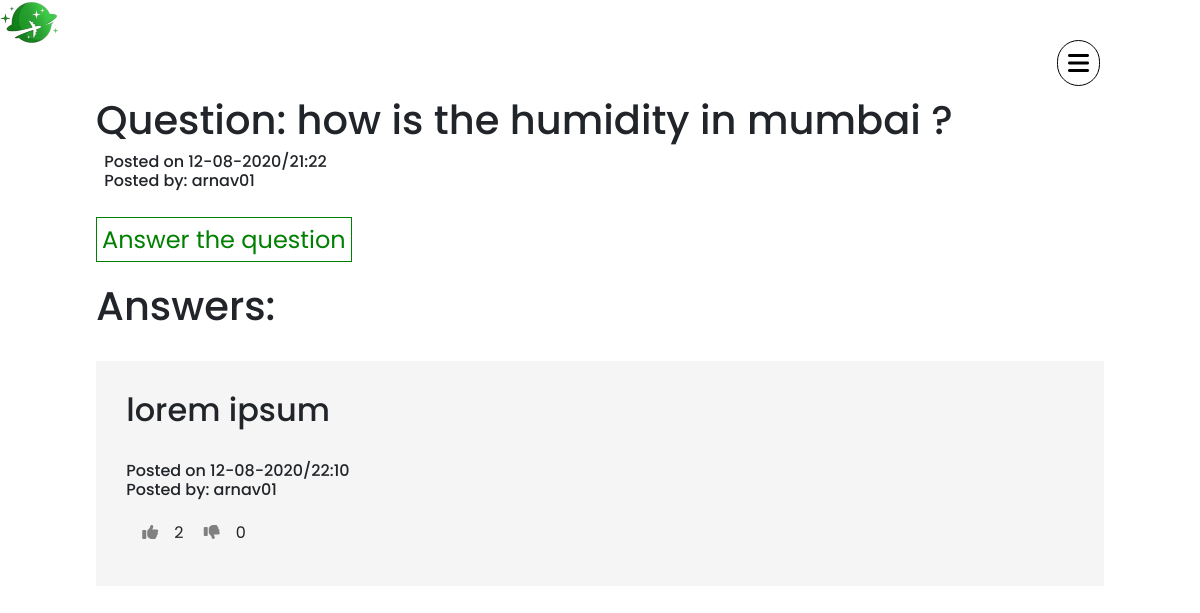
/2/singleq, run on an earlier commit of the app's database.
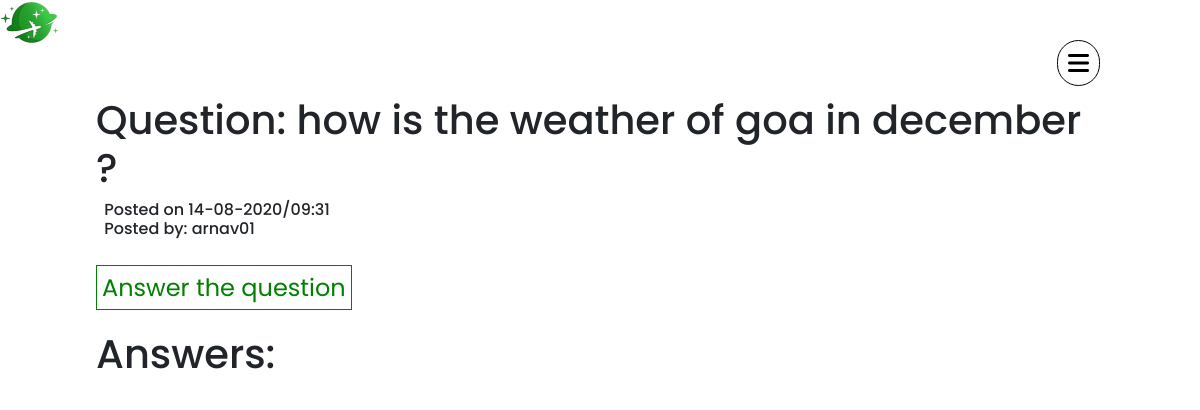
And on a later commit of the database.
### dpsr/models.py (models this page shows, shortened)
class Question(db.Model , UserMixin):
    __tablename__ = 'questions'
    id = db.Column(db.Integer , primary_key = True)
    question = db.Column(db.String)
    date = db.Column(db.DateTime,nullable = False,default=datetime.now)
    userid = db.Column(db.Integer , db.ForeignKey('users.id'))
    answer = db.relationship('Answer' , backref = 'question' , lazy = 'dynamic')

class Answer(db.Model , UserMixin):
    __tablename__ = 'answers'
    id = db.Column(db.Integer , primary_key = True)
    answer = db.Column(db.String)
    date = db.Column(db.DateTime,nullable = False,default=datetime.now)
    questionid = db.Column(db.Integer , db.ForeignKey('questions.id'))
    userid = db.Column(db.Integer , db.ForeignKey('users.id'))
    likes = db.relationship('Like' , backref = 'answer' , lazy = 'dynamic')
    unlikes = db.relationship('Unlike' , backref = 'answer' , lazy = 'dynamic')

class User(db.Model,UserMixin):
    __tablename__ = 'users'
    id = db.Column(db.Integer,primary_key = True)
    fname = db.Column(db.String(64))
    profile_image = db.Column(db.String(64), nullable = False, default = 'Site_icon.png')
    email = db.Column(db.String(64),unique = True,index = True)
    username = db.Column(db.String(64),unique = True,index = True)
    password_hash = db.Column(db.String(128))
    car = db.relationship('Car' , backref = 'user' , lazy = 'dynamic')
    hotel = db.relationship('Hotel' , secondary = hotel_user , backref = db.backref('user', lazy = 'dynamic'))
    question = db.relationship('Question' , backref = 'user' , lazy = 'dynamic')
    answer = db.relationship('Answer' , backref = 'user' , lazy = 'dynamic')
    likes = db.relationship('Like' , backref = 'user' , lazy = 'dynamic')
    unlikes = db.relationship('Unlike' , backref = 'user' , lazy = 'dynamic')
    dates = db.relationship('Hoteldate' , backref = 'user' , lazy = 'dynamic')

### dpsr/faq/views.py (the view)
@faqs.route('/<q_id>/singleq' , methods = ['GET' , 'POST'])
def singleq(q_id):
    question = Question.query.get_or_404(q_id)
    ans = []
    like = []
    unlike = []
    for answer in question.answer:
        ans.append(answer)
        n = 0
        for l in answer.likes:
            n += 1
        like.append(n)
        n = 0
        for l in answer.unlikes:
            n += 1
        unlike.append(n)
    return render_template('singleq.htm' , question = question , q_id = q_id , ans = ans , like = like , unlike = unlike)

### dpsr/templates/singleq.htm (shortened to what this page needs)
{%extends 'base.htm'%}
{%block content%}
<div id="blur" style="margin: 8%;">
  <div class="animate__animated animate__fadeInDown">
<h1>Question: {{question.question}} ?</h1>
<h6>&nbsp; Posted on {{question.date.strftime('%d-%m-%Y/%H:%M')}}<br>&nbsp; Posted by: {{question.user.username}}</h6><br>
<a class="linkie" style="font-size: x-large;color: green; border: 1px solid green; padding: 5px;"
href="#" onclick="toggle()">
  Answer the question</a>
<br><br>
</div>
<div class="animate__animated animate__fadeInLeft">
<h1>Answers:</h1>
{%for answer in ans%}
<div class="container" style="margin-top: 3% !important; background-color: whitesmoke; height: fit-content; padding: 3%;">
  <h2>{{answer.answer}}</h2><br>
  <h6>Posted on {{answer.date.strftime('%d-%m-%Y/%H:%M')}}<br> Posted by: {{answer.user.username}}</h6>
  <a href="{{url_for('faqs.liun' , type = 'like', a_id = answer.id , q_id = q_id)}}"><i class="fas fa-thumbs-up"></i></a>{{like.pop(0)}}
  <a href="{{url_for('faqs.liun' , type = 'unlike', a_id = answer.id , q_id = q_id)}}"><i class="fas fa-thumbs-down"></i></a>{{unlike.pop(0)}}
</div>
</div>
{%endfor%}
</div>
</div>
{%endblock%}

What changed in the data, as far as the page shows it:
no longer on this page (row edited): Answer: answer "lorem ipsum", date "12-08-2020/22:10", user.username "arnav01", pop "2", pop "0"
changed Question: question "how is the humidity in mumbai" → "how is the weather of goa in december"; date "12-08-2020/21:22" → "14-08-2020/09:31"
